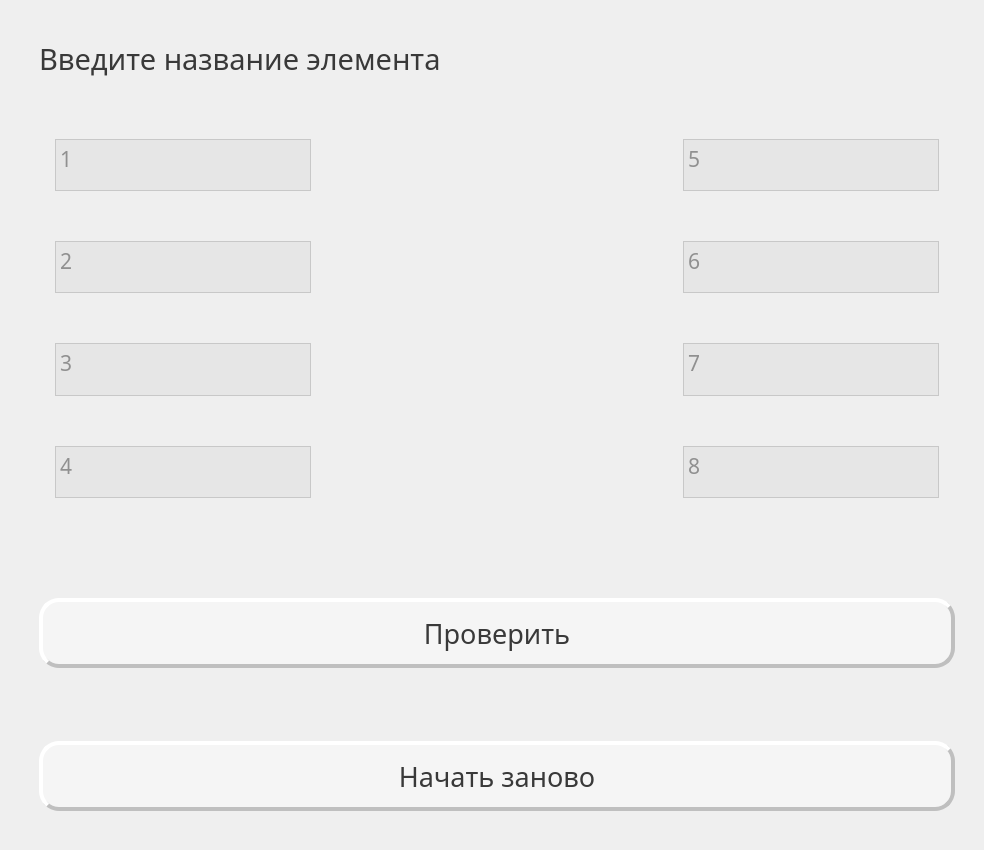
<?xml version="1.0" encoding="UTF-8"?>
<ui version="4.0">
 <class>QWidget</class>
 <widget class="QWidget" name="TechEng">
  <property name="geometry">
   <rect>
    <x>0</x>
    <y>0</y>
    <width>984</width>
    <height>850</height>
   </rect>
  </property>
  <property name="sizePolicy">
   <sizepolicy hsizetype="Fixed" vsizetype="Fixed">
    <horstretch>0</horstretch>
    <verstretch>0</verstretch>
   </sizepolicy>
  </property>
  <property name="minimumSize">
   <size>
    <width>900</width>
    <height>850</height>
   </size>
  </property>
  <property name="windowTitle">
   <string>TechEng</string>
  </property>
  <property name="styleSheet">
   <string notr="true"/>
  </property>
  <layout class="QVBoxLayout" name="verticalLayout_4">
   <property name="leftMargin">
    <number>0</number>
   </property>
   <property name="topMargin">
    <number>0</number>
   </property>
   <property name="rightMargin">
    <number>0</number>
   </property>
   <property name="bottomMargin">
    <number>0</number>
   </property>
   <item>
    <widget class="QWidget" name="widget" native="true">
     <layout class="QVBoxLayout" name="verticalLayout_5">
      <item>
       <layout class="QVBoxLayout" name="verticalLayout_2">
        <property name="spacing">
         <number>30</number>
        </property>
        <property name="leftMargin">
         <number>30</number>
        </property>
        <property name="topMargin">
         <number>30</number>
        </property>
        <property name="rightMargin">
         <number>20</number>
        </property>
        <property name="bottomMargin">
         <number>30</number>
        </property>
        <item>
         <layout class="QHBoxLayout" name="horizontalLayout_2">
          <item>
           <widget class="QLabel" name="label_2">
            <property name="sizePolicy">
             <sizepolicy hsizetype="Preferred" vsizetype="Preferred">
              <horstretch>0</horstretch>
              <verstretch>0</verstretch>
             </sizepolicy>
            </property>
            <property name="font">
             <font>
              <family>Trebuchet MS</family>
              <pointsize>22</pointsize>
              <weight>50</weight>
              <bold>false</bold>
             </font>
            </property>
            <property name="styleSheet">
             <string notr="true">color:rgb(57, 57, 57)</string>
            </property>
            <property name="text">
             <string>Введите название элемента</string>
            </property>
           </widget>
          </item>
         </layout>
        </item>
        <item>
         <layout class="QHBoxLayout" name="horizontalLayout">
          <property name="spacing">
           <number>20</number>
          </property>
          <property name="topMargin">
           <number>20</number>
          </property>
          <property name="bottomMargin">
           <number>10</number>
          </property>
          <item>
           <layout class="QVBoxLayout" name="verticalLayout">
            <property name="spacing">
             <number>50</number>
            </property>
            <property name="leftMargin">
             <number>0</number>
            </property>
            <property name="topMargin">
             <number>10</number>
            </property>
            <property name="rightMargin">
             <number>0</number>
            </property>
            <property name="bottomMargin">
             <number>20</number>
            </property>
            <item>
             <widget class="QTextEdit" name="answer1">
              <property name="sizePolicy">
               <sizepolicy hsizetype="Fixed" vsizetype="Fixed">
                <horstretch>0</horstretch>
                <verstretch>0</verstretch>
               </sizepolicy>
              </property>
              <property name="minimumSize">
               <size>
                <width>100</width>
                <height>50</height>
               </size>
              </property>
              <property name="font">
               <font>
                <family>Trebuchet MS</family>
                <pointsize>16</pointsize>
                <weight>50</weight>
                <bold>false</bold>
               </font>
              </property>
              <property name="styleSheet">
               <string notr="true">color:rgb(57, 57, 57);
background-color: rgba(221, 221, 221, 0.5)
</string>
              </property>
              <property name="html">
               <string>&lt;!DOCTYPE HTML PUBLIC &quot;-//W3C//DTD HTML 4.0//EN&quot; &quot;http://www.w3.org/TR/REC-html40/strict.dtd&quot;&gt;
&lt;html&gt;&lt;head&gt;&lt;meta name=&quot;qrichtext&quot; content=&quot;1&quot; /&gt;&lt;style type=&quot;text/css&quot;&gt;
p, li { white-space: pre-wrap; }
&lt;/style&gt;&lt;/head&gt;&lt;body style=&quot; font-family:'Trebuchet MS'; font-size:16pt; font-weight:400; font-style:normal;&quot;&gt;
&lt;p style=&quot;-qt-paragraph-type:empty; margin-top:0px; margin-bottom:0px; margin-left:0px; margin-right:0px; -qt-block-indent:0; text-indent:0px; font-family:'Franklin Gothic Demi'; font-size:14pt;&quot;&gt;&lt;br /&gt;&lt;/p&gt;&lt;/body&gt;&lt;/html&gt;</string>
              </property>
              <property name="placeholderText">
               <string>1</string>
              </property>
             </widget>
            </item>
            <item>
             <widget class="QTextEdit" name="answer2">
              <property name="sizePolicy">
               <sizepolicy hsizetype="Fixed" vsizetype="Fixed">
                <horstretch>0</horstretch>
                <verstretch>0</verstretch>
               </sizepolicy>
              </property>
              <property name="minimumSize">
               <size>
                <width>100</width>
                <height>50</height>
               </size>
              </property>
              <property name="font">
               <font>
                <family>Trebuchet MS</family>
                <pointsize>16</pointsize>
                <weight>50</weight>
                <bold>false</bold>
               </font>
              </property>
              <property name="styleSheet">
               <string notr="true">color:rgb(57, 57, 57);
background-color: rgba(221, 221, 221, 0.5)
</string>
              </property>
              <property name="html">
               <string>&lt;!DOCTYPE HTML PUBLIC &quot;-//W3C//DTD HTML 4.0//EN&quot; &quot;http://www.w3.org/TR/REC-html40/strict.dtd&quot;&gt;
&lt;html&gt;&lt;head&gt;&lt;meta name=&quot;qrichtext&quot; content=&quot;1&quot; /&gt;&lt;style type=&quot;text/css&quot;&gt;
p, li { white-space: pre-wrap; }
&lt;/style&gt;&lt;/head&gt;&lt;body style=&quot; font-family:'Trebuchet MS'; font-size:16pt; font-weight:400; font-style:normal;&quot;&gt;
&lt;p style=&quot;-qt-paragraph-type:empty; margin-top:0px; margin-bottom:0px; margin-left:0px; margin-right:0px; -qt-block-indent:0; text-indent:0px; font-family:'Franklin Gothic Demi'; font-size:14pt;&quot;&gt;&lt;br /&gt;&lt;/p&gt;&lt;/body&gt;&lt;/html&gt;</string>
              </property>
              <property name="placeholderText">
               <string>2</string>
              </property>
             </widget>
            </item>
            <item>
             <widget class="QTextEdit" name="answer3">
              <property name="sizePolicy">
               <sizepolicy hsizetype="Fixed" vsizetype="Fixed">
                <horstretch>0</horstretch>
                <verstretch>0</verstretch>
               </sizepolicy>
              </property>
              <property name="minimumSize">
               <size>
                <width>100</width>
                <height>50</height>
               </size>
              </property>
              <property name="font">
               <font>
                <family>Trebuchet MS</family>
                <pointsize>16</pointsize>
                <weight>50</weight>
                <bold>false</bold>
               </font>
              </property>
              <property name="styleSheet">
               <string notr="true">color:rgb(57, 57, 57);
background-color: rgba(221, 221, 221, 0.5)
</string>
              </property>
              <property name="html">
               <string>&lt;!DOCTYPE HTML PUBLIC &quot;-//W3C//DTD HTML 4.0//EN&quot; &quot;http://www.w3.org/TR/REC-html40/strict.dtd&quot;&gt;
&lt;html&gt;&lt;head&gt;&lt;meta name=&quot;qrichtext&quot; content=&quot;1&quot; /&gt;&lt;style type=&quot;text/css&quot;&gt;
p, li { white-space: pre-wrap; }
&lt;/style&gt;&lt;/head&gt;&lt;body style=&quot; font-family:'Trebuchet MS'; font-size:16pt; font-weight:400; font-style:normal;&quot;&gt;
&lt;p style=&quot;-qt-paragraph-type:empty; margin-top:0px; margin-bottom:0px; margin-left:0px; margin-right:0px; -qt-block-indent:0; text-indent:0px; font-family:'Franklin Gothic Demi'; font-size:14pt;&quot;&gt;&lt;br /&gt;&lt;/p&gt;&lt;/body&gt;&lt;/html&gt;</string>
              </property>
              <property name="placeholderText">
               <string>3</string>
              </property>
             </widget>
            </item>
            <item>
             <widget class="QTextEdit" name="answer4">
              <property name="sizePolicy">
               <sizepolicy hsizetype="Fixed" vsizetype="Fixed">
                <horstretch>0</horstretch>
                <verstretch>0</verstretch>
               </sizepolicy>
              </property>
              <property name="minimumSize">
               <size>
                <width>100</width>
                <height>50</height>
               </size>
              </property>
              <property name="font">
               <font>
                <family>Trebuchet MS</family>
                <pointsize>16</pointsize>
                <weight>50</weight>
                <bold>false</bold>
               </font>
              </property>
              <property name="styleSheet">
               <string notr="true">color:rgb(57, 57, 57);
background-color: rgba(221, 221, 221, 0.5)
</string>
              </property>
              <property name="html">
               <string>&lt;!DOCTYPE HTML PUBLIC &quot;-//W3C//DTD HTML 4.0//EN&quot; &quot;http://www.w3.org/TR/REC-html40/strict.dtd&quot;&gt;
&lt;html&gt;&lt;head&gt;&lt;meta name=&quot;qrichtext&quot; content=&quot;1&quot; /&gt;&lt;style type=&quot;text/css&quot;&gt;
p, li { white-space: pre-wrap; }
&lt;/style&gt;&lt;/head&gt;&lt;body style=&quot; font-family:'Trebuchet MS'; font-size:16pt; font-weight:400; font-style:normal;&quot;&gt;
&lt;p style=&quot;-qt-paragraph-type:empty; margin-top:0px; margin-bottom:0px; margin-left:0px; margin-right:0px; -qt-block-indent:0; text-indent:0px; font-family:'Franklin Gothic Demi'; font-size:14pt;&quot;&gt;&lt;br /&gt;&lt;/p&gt;&lt;/body&gt;&lt;/html&gt;</string>
              </property>
              <property name="placeholderText">
               <string>4</string>
              </property>
             </widget>
            </item>
           </layout>
          </item>
          <item>
           <widget class="QLabel" name="label">
            <property name="sizePolicy">
             <sizepolicy hsizetype="Fixed" vsizetype="Fixed">
              <horstretch>0</horstretch>
              <verstretch>0</verstretch>
             </sizepolicy>
            </property>
            <property name="minimumSize">
             <size>
              <width>300</width>
              <height>350</height>
             </size>
            </property>
            <property name="maximumSize">
             <size>
              <width>300</width>
              <height>350</height>
             </size>
            </property>
            <property name="font">
             <font>
              <pointsize>36</pointsize>
             </font>
            </property>
            <property name="text">
             <string/>
            </property>
           </widget>
          </item>
          <item>
           <layout class="QVBoxLayout" name="verticalLayout_3">
            <property name="spacing">
             <number>50</number>
            </property>
            <property name="leftMargin">
             <number>0</number>
            </property>
            <property name="topMargin">
             <number>10</number>
            </property>
            <property name="rightMargin">
             <number>0</number>
            </property>
            <property name="bottomMargin">
             <number>20</number>
            </property>
            <item>
             <widget class="QTextEdit" name="answer5">
              <property name="sizePolicy">
               <sizepolicy hsizetype="Fixed" vsizetype="Fixed">
                <horstretch>0</horstretch>
                <verstretch>0</verstretch>
               </sizepolicy>
              </property>
              <property name="minimumSize">
               <size>
                <width>100</width>
                <height>50</height>
               </size>
              </property>
              <property name="font">
               <font>
                <family>Trebuchet MS</family>
                <pointsize>16</pointsize>
                <weight>50</weight>
                <bold>false</bold>
               </font>
              </property>
              <property name="styleSheet">
               <string notr="true">color:rgb(57, 57, 57);
background-color: rgba(221, 221, 221, 0.5)
</string>
              </property>
              <property name="html">
               <string>&lt;!DOCTYPE HTML PUBLIC &quot;-//W3C//DTD HTML 4.0//EN&quot; &quot;http://www.w3.org/TR/REC-html40/strict.dtd&quot;&gt;
&lt;html&gt;&lt;head&gt;&lt;meta name=&quot;qrichtext&quot; content=&quot;1&quot; /&gt;&lt;style type=&quot;text/css&quot;&gt;
p, li { white-space: pre-wrap; }
&lt;/style&gt;&lt;/head&gt;&lt;body style=&quot; font-family:'Trebuchet MS'; font-size:16pt; font-weight:400; font-style:normal;&quot;&gt;
&lt;p style=&quot;-qt-paragraph-type:empty; margin-top:0px; margin-bottom:0px; margin-left:0px; margin-right:0px; -qt-block-indent:0; text-indent:0px; font-family:'Franklin Gothic Demi'; font-size:14pt;&quot;&gt;&lt;br /&gt;&lt;/p&gt;&lt;/body&gt;&lt;/html&gt;</string>
              </property>
              <property name="placeholderText">
               <string>5</string>
              </property>
             </widget>
            </item>
            <item>
             <widget class="QTextEdit" name="answer6">
              <property name="sizePolicy">
               <sizepolicy hsizetype="Fixed" vsizetype="Fixed">
                <horstretch>0</horstretch>
                <verstretch>0</verstretch>
               </sizepolicy>
              </property>
              <property name="minimumSize">
               <size>
                <width>100</width>
                <height>50</height>
               </size>
              </property>
              <property name="font">
               <font>
                <family>Trebuchet MS</family>
                <pointsize>16</pointsize>
                <weight>50</weight>
                <bold>false</bold>
               </font>
              </property>
              <property name="styleSheet">
               <string notr="true">color:rgb(57, 57, 57);
background-color: rgba(221, 221, 221, 0.5)
</string>
              </property>
              <property name="html">
               <string>&lt;!DOCTYPE HTML PUBLIC &quot;-//W3C//DTD HTML 4.0//EN&quot; &quot;http://www.w3.org/TR/REC-html40/strict.dtd&quot;&gt;
&lt;html&gt;&lt;head&gt;&lt;meta name=&quot;qrichtext&quot; content=&quot;1&quot; /&gt;&lt;style type=&quot;text/css&quot;&gt;
p, li { white-space: pre-wrap; }
&lt;/style&gt;&lt;/head&gt;&lt;body style=&quot; font-family:'Trebuchet MS'; font-size:16pt; font-weight:400; font-style:normal;&quot;&gt;
&lt;p style=&quot;-qt-paragraph-type:empty; margin-top:0px; margin-bottom:0px; margin-left:0px; margin-right:0px; -qt-block-indent:0; text-indent:0px; font-family:'Franklin Gothic Demi'; font-size:14pt;&quot;&gt;&lt;br /&gt;&lt;/p&gt;&lt;/body&gt;&lt;/html&gt;</string>
              </property>
              <property name="placeholderText">
               <string>6</string>
              </property>
             </widget>
            </item>
            <item>
             <widget class="QTextEdit" name="answer7">
              <property name="sizePolicy">
               <sizepolicy hsizetype="Fixed" vsizetype="Fixed">
                <horstretch>0</horstretch>
                <verstretch>0</verstretch>
               </sizepolicy>
              </property>
              <property name="minimumSize">
               <size>
                <width>100</width>
                <height>50</height>
               </size>
              </property>
              <property name="font">
               <font>
                <family>Trebuchet MS</family>
                <pointsize>16</pointsize>
                <weight>50</weight>
                <bold>false</bold>
               </font>
              </property>
              <property name="styleSheet">
               <string notr="true">color:rgb(57, 57, 57);
background-color: rgba(221, 221, 221, 0.5)
</string>
              </property>
              <property name="html">
               <string>&lt;!DOCTYPE HTML PUBLIC &quot;-//W3C//DTD HTML 4.0//EN&quot; &quot;http://www.w3.org/TR/REC-html40/strict.dtd&quot;&gt;
&lt;html&gt;&lt;head&gt;&lt;meta name=&quot;qrichtext&quot; content=&quot;1&quot; /&gt;&lt;style type=&quot;text/css&quot;&gt;
p, li { white-space: pre-wrap; }
&lt;/style&gt;&lt;/head&gt;&lt;body style=&quot; font-family:'Trebuchet MS'; font-size:16pt; font-weight:400; font-style:normal;&quot;&gt;
&lt;p style=&quot;-qt-paragraph-type:empty; margin-top:0px; margin-bottom:0px; margin-left:0px; margin-right:0px; -qt-block-indent:0; text-indent:0px; font-family:'Franklin Gothic Demi'; font-size:14pt;&quot;&gt;&lt;br /&gt;&lt;/p&gt;&lt;/body&gt;&lt;/html&gt;</string>
              </property>
              <property name="placeholderText">
               <string>7</string>
              </property>
             </widget>
            </item>
            <item>
             <widget class="QTextEdit" name="answer8">
              <property name="sizePolicy">
               <sizepolicy hsizetype="Fixed" vsizetype="Fixed">
                <horstretch>0</horstretch>
                <verstretch>0</verstretch>
               </sizepolicy>
              </property>
              <property name="minimumSize">
               <size>
                <width>100</width>
                <height>50</height>
               </size>
              </property>
              <property name="font">
               <font>
                <family>Trebuchet MS</family>
                <pointsize>16</pointsize>
                <weight>50</weight>
                <bold>false</bold>
               </font>
              </property>
              <property name="styleSheet">
               <string notr="true">color:rgb(57, 57, 57);
background-color: rgba(221, 221, 221, 0.5)
</string>
              </property>
              <property name="html">
               <string>&lt;!DOCTYPE HTML PUBLIC &quot;-//W3C//DTD HTML 4.0//EN&quot; &quot;http://www.w3.org/TR/REC-html40/strict.dtd&quot;&gt;
&lt;html&gt;&lt;head&gt;&lt;meta name=&quot;qrichtext&quot; content=&quot;1&quot; /&gt;&lt;style type=&quot;text/css&quot;&gt;
p, li { white-space: pre-wrap; }
&lt;/style&gt;&lt;/head&gt;&lt;body style=&quot; font-family:'Trebuchet MS'; font-size:16pt; font-weight:400; font-style:normal;&quot;&gt;
&lt;p style=&quot;-qt-paragraph-type:empty; margin-top:0px; margin-bottom:0px; margin-left:0px; margin-right:0px; -qt-block-indent:0; text-indent:0px; font-family:'Franklin Gothic Demi'; font-size:14pt;&quot;&gt;&lt;br /&gt;&lt;/p&gt;&lt;/body&gt;&lt;/html&gt;</string>
              </property>
              <property name="placeholderText">
               <string>8</string>
              </property>
             </widget>
            </item>
           </layout>
          </item>
         </layout>
        </item>
        <item>
         <spacer name="verticalSpacer">
          <property name="orientation">
           <enum>Qt::Vertical</enum>
          </property>
          <property name="sizeType">
           <enum>QSizePolicy::Fixed</enum>
          </property>
          <property name="sizeHint" stdset="0">
           <size>
            <width>20</width>
            <height>40</height>
           </size>
          </property>
         </spacer>
        </item>
        <item>
         <layout class="QVBoxLayout" name="verticalLayout_6">
          <property name="spacing">
           <number>20</number>
          </property>
          <item>
           <widget class="QPushButton" name="checkAnswer">
            <property name="sizePolicy">
             <sizepolicy hsizetype="Preferred" vsizetype="Preferred">
              <horstretch>0</horstretch>
              <verstretch>0</verstretch>
             </sizepolicy>
            </property>
            <property name="minimumSize">
             <size>
              <width>500</width>
              <height>70</height>
             </size>
            </property>
            <property name="maximumSize">
             <size>
              <width>16777215</width>
              <height>70</height>
             </size>
            </property>
            <property name="font">
             <font>
              <family>Trebuchet MS</family>
              <pointsize>20</pointsize>
              <weight>50</weight>
              <bold>false</bold>
             </font>
            </property>
            <property name="styleSheet">
             <string notr="true">QPushButton{background: rgba(255, 255, 255, 0.4);
border-radius: 20px;
border-style: outset;
 border-width: 4px;
border-color:rgb(191, 191, 191);
color:rgb(57, 57, 57);}

QPushButton:pressed {
background: rgba(234, 234, 234, 0.6);
color:rgb(57, 57, 57);
}</string>
            </property>
            <property name="text">
             <string>Проверить</string>
            </property>
           </widget>
          </item>
          <item>
           <widget class="QLabel" name="points">
            <property name="font">
             <font>
              <family>Trebuchet MS</family>
              <pointsize>18</pointsize>
             </font>
            </property>
            <property name="styleSheet">
             <string notr="true">color: rgb(255, 255, 255)</string>
            </property>
            <property name="text">
             <string/>
            </property>
            <property name="alignment">
             <set>Qt::AlignCenter</set>
            </property>
           </widget>
          </item>
          <item>
           <widget class="QPushButton" name="tryAgain">
            <property name="sizePolicy">
             <sizepolicy hsizetype="Preferred" vsizetype="Preferred">
              <horstretch>0</horstretch>
              <verstretch>0</verstretch>
             </sizepolicy>
            </property>
            <property name="minimumSize">
             <size>
              <width>500</width>
              <height>70</height>
             </size>
            </property>
            <property name="maximumSize">
             <size>
              <width>16777215</width>
              <height>70</height>
             </size>
            </property>
            <property name="font">
             <font>
              <family>Trebuchet MS</family>
              <pointsize>20</pointsize>
              <weight>50</weight>
              <bold>false</bold>
             </font>
            </property>
            <property name="styleSheet">
             <string notr="true">QPushButton{background: rgba(255, 255, 255, 0.4);
border-radius: 20px;
border-style: outset;
 border-width: 4px;
border-color:rgb(191, 191, 191);
color:rgb(57, 57, 57);}

QPushButton:pressed {
background: rgba(234, 234, 234, 0.6);
color:rgb(57, 57, 57);
}</string>
            </property>
            <property name="text">
             <string>Начать заново</string>
            </property>
           </widget>
          </item>
         </layout>
        </item>
       </layout>
      </item>
     </layout>
    </widget>
   </item>
  </layout>
 </widget>
 <resources/>
 <connections/>
</ui>
